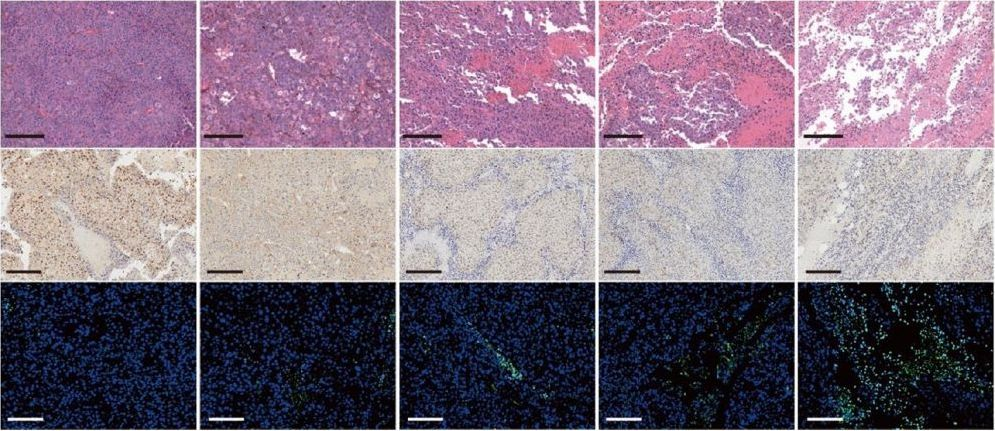
#> input picture split/test_1.jpg, 995 x 431 px; its folder holds 5 pictures in this run
$ python split_image.py
#> lines starting #> are read from the running program, lines starting #| are printed output that depends on the picture
from PIL import Image

def split_image(img_path, row, col):
#> called with img_path = 'test_1.jpg', row = 3, col = 5
    img = Image.open(img_path)
#> img is the input picture: PIL image 995x431 RGB; mean R, G, B 131.5, 114.3, 131.4
    w, h = img.size
#> w = 995; h = 431
    sw, sh = w // col, h // row  # 每个子图的宽度和高度
#> sw = 199; sh = 143

    for i in range(row):
        for j in range(col):
            sub_img = img.crop((j*sw, i*sh, (j+1)*sw, (i+1)*sh))
            sub_img.save(f'sub_{i}_{j}.jpg')
#> this loop made 3 passes
#> pass 1, in split_image, `sub_img.save(f'sub_{i}_{j}.jpg')`:
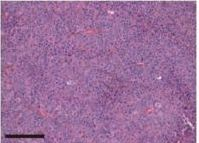
#> saved as sub_0_0.jpg: PIL image 199x143 RGB; mean R, G, B 155.6, 110.9, 155.4
#> pass 1, in split_image, `sub_img.save(f'sub_{i}_{j}.jpg')`:
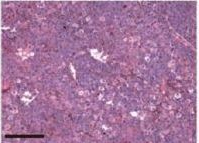
#> saved as sub_0_1.jpg: PIL image 199x143 RGB; mean R, G, B 164.4, 117.1, 156.1
#> pass 1, in split_image, `sub_img.save(f'sub_{i}_{j}.jpg')`:
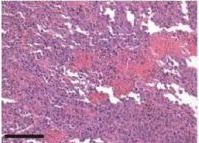
#> saved as sub_0_2.jpg: PIL image 199x143 RGB; mean R, G, B 181.6, 128.1, 165.9
#> pass 1, in split_image, `sub_img.save(f'sub_{i}_{j}.jpg')`:
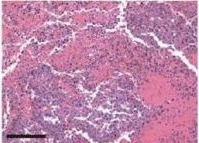
#> saved as sub_0_3.jpg: PIL image 199x143 RGB; mean R, G, B 189.7, 133.5, 168.1
#> after the loop:
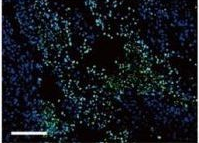
#> sub_img: PIL image 199x143 RGB; mean R, G, B 21.2, 24.2, 30.9

split_image('test_1.jpg', 3, 5)  # 将'your_image.jpg'切分为3x5个子图
